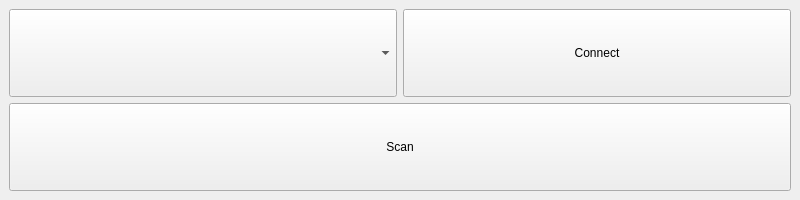
<?xml version="1.0" encoding="UTF-8"?>
<ui version="4.0">
 <class>MainWindow</class>
 <widget class="QMainWindow" name="MainWindow">
  <property name="geometry">
   <rect>
    <x>0</x>
    <y>0</y>
    <width>800</width>
    <height>200</height>
   </rect>
  </property>
  <property name="sizePolicy">
   <sizepolicy hsizetype="Preferred" vsizetype="Preferred">
    <horstretch>0</horstretch>
    <verstretch>0</verstretch>
   </sizepolicy>
  </property>
  <property name="minimumSize">
   <size>
    <width>400</width>
    <height>100</height>
   </size>
  </property>
  <property name="maximumSize">
   <size>
    <width>1200</width>
    <height>300</height>
   </size>
  </property>
  <property name="windowTitle">
   <string>Choose port</string>
  </property>
  <property name="documentMode">
   <bool>false</bool>
  </property>
  <widget class="QWidget" name="centralwidget">
   <layout class="QVBoxLayout" name="verticalLayout">
    <item>
     <layout class="QHBoxLayout" name="horizontalLayout">
      <item>
       <widget class="QComboBox" name="comboBox">
        <property name="sizePolicy">
         <sizepolicy hsizetype="Preferred" vsizetype="Preferred">
          <horstretch>0</horstretch>
          <verstretch>0</verstretch>
         </sizepolicy>
        </property>
       </widget>
      </item>
      <item>
       <widget class="QPushButton" name="connectButton">
        <property name="sizePolicy">
         <sizepolicy hsizetype="Minimum" vsizetype="Preferred">
          <horstretch>0</horstretch>
          <verstretch>0</verstretch>
         </sizepolicy>
        </property>
        <property name="text">
         <string>Connect</string>
        </property>
       </widget>
      </item>
     </layout>
    </item>
    <item>
     <widget class="QPushButton" name="scanButton">
      <property name="sizePolicy">
       <sizepolicy hsizetype="Minimum" vsizetype="Preferred">
        <horstretch>0</horstretch>
        <verstretch>0</verstretch>
       </sizepolicy>
      </property>
      <property name="text">
       <string>Scan</string>
      </property>
     </widget>
    </item>
   </layout>
  </widget>
 </widget>
 <resources/>
 <connections/>
</ui>
